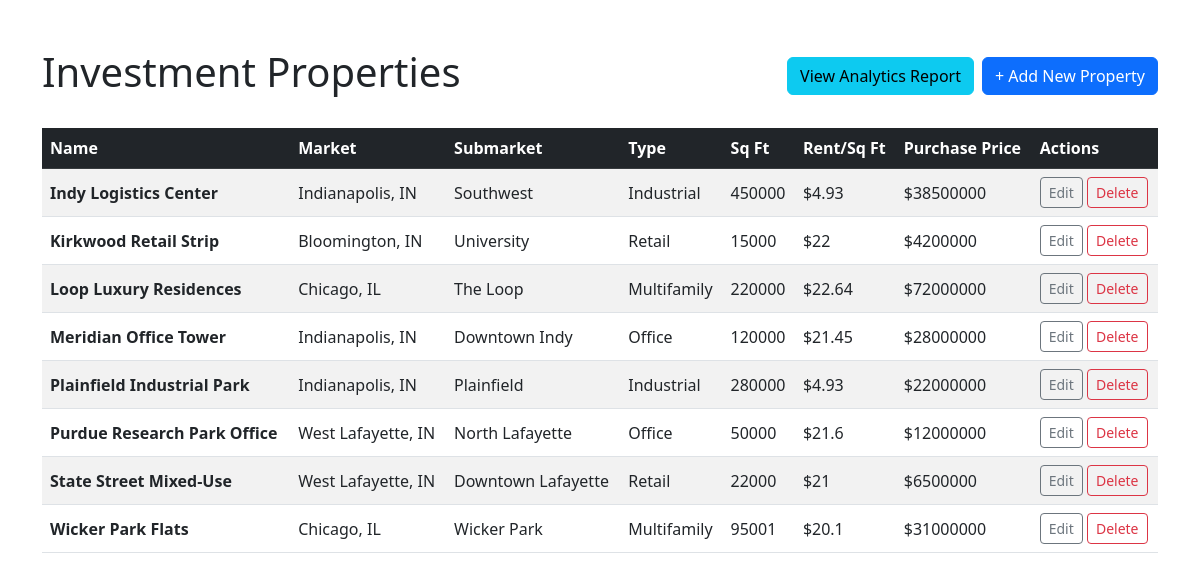
Page /properties/ on the committed database.
### analytics/models.py (models this page shows, shortened)
class Property(models.Model):
    market = models.ForeignKey(Market, on_delete=models.CASCADE, related_name='properties')
    submarket = models.ForeignKey(Submarket, on_delete=models.PROTECT, related_name='properties')
    property_type = models.ForeignKey(PropertyType, on_delete=models.PROTECT, related_name='properties')
    name = models.CharField(max_length=200)
    address = models.CharField(max_length=255)
    sq_ft = models.IntegerField()
    units = models.IntegerField(default=1)
    year_built = models.IntegerField()
    acres = models.DecimalField(max_digits=10, decimal_places=2)
    purchase_price = models.DecimalField(max_digits=15, decimal_places=2)
    market_rent_per_sqft = models.DecimalField(max_digits=6, decimal_places=2, default=0)
    misc_income = models.DecimalField(max_digits=12, decimal_places=2, default=0)
    annual_opex_reserve = models.DecimalField(max_digits=12, decimal_places=2, default=0)
    annual_capx_reserve = models.DecimalField(max_digits=12, decimal_places=2, default=0)
    class Meta:
        indexes = [
            models.Index(fields=['market', 'property_type'], name='idx_property_market_type'),
        ]

### analytics/views.py (the view)
# urls.py: path('', views.property_list, name='property_list'),
def property_list(request):
    with connection.cursor() as cursor:
        cursor.execute("""
            SELECT p.id, p.name, p.address,
                   pt.name AS property_type,
                   p.sq_ft, p.purchase_price,
                   p.market_rent_per_sqft,
                   m.city_name, m.state,
                   s.name AS submarket
            FROM analytics_property p
            JOIN analytics_market m ON p.market_id = m.id
            JOIN analytics_submarket s ON p.submarket_id = s.id
            JOIN analytics_propertytype pt ON p.property_type_id = pt.id
            ORDER BY p.name
        """)
        properties = dictfetchall(cursor)
    return render(request, 'analytics/property_list.html', {'properties': properties})

### analytics/views.py (called while the page is built)
def dictfetchall(cursor):
    columns = [col[0] for col in cursor.description]
    return [dict(zip(columns, row)) for row in cursor.fetchall()]

### analytics/templates/analytics/property_list.html (shortened to what this page needs)
<!DOCTYPE html>
<html>
<head>
  <link rel="stylesheet" href="https://cdn.jsdelivr.net/npm/bootstrap@5.3.0/dist/css/bootstrap.min.css">
</head>
<body class="container mt-5">
  <div class="d-flex justify-content-between align-items-center mb-4">
    <h1>Investment Properties</h1>
    <div class="d-flex gap-2">
      <a href="{% url 'portfolio_report' %}" class="btn btn-info">View Analytics Report</a>
      <a href="{% url 'property_add' %}" class="btn btn-primary">+ Add New Property</a>
    </div>
  </div>
  <table class="table table-striped table-hover align-middle">
    <thead class="table-dark">
      <tr>
        <th>Name</th>
        <th>Market</th>
        <th>Submarket</th>
        <th>Type</th>
        <th>Sq Ft</th>
        <th>Rent/Sq Ft</th>
        <th>Purchase Price</th>
        <th>Actions</th>
      </tr>
    </thead>
    <tbody>
      {% for property in properties %}
      <tr>
        <td><strong>{{ property.name }}</strong></td>
        <td>{{ property.city_name }}, {{ property.state }}</td>
        <td>{{ property.submarket }}</td>
        <td>{{ property.property_type }}</td>
        <td>{{ property.sq_ft|floatformat:0 }}</td>
        <td>${{ property.market_rent_per_sqft }}</td>
        <td>${{ property.purchase_price|floatformat:0 }}</td>
        <td>
          <a href="{% url 'property_edit' property.id %}" class="btn btn-sm btn-outline-secondary">Edit</a>
          <a href="{% url 'property_delete' property.id %}" class="btn btn-sm btn-outline-danger">Delete</a>
        </td>
      </tr>
      {% empty %}
      <tr>
        <td colspan="8" class="text-muted text-center">No properties found.</td>
      </tr>
      {% endfor %}
    </tbody>
  </table>
</body>
</html>

### rows in the picture
Property: name "Indy Logistics Center", city_name "Indianapolis", state "IN", submarket "Southwest", property_type "Industrial", sq_ft "450000", market_rent_per_sqft "4.93", purchase_price "38500000"
Property: name "Kirkwood Retail Strip", city_name "Bloomington", state "IN", submarket "University", property_type "Retail", sq_ft "15000", market_rent_per_sqft "22", purchase_price "4200000"
Property: name "Loop Luxury Residences", city_name "Chicago", state "IL", submarket "The Loop", property_type "Multifamily", sq_ft "220000", market_rent_per_sqft "22.64", purchase_price "72000000"
Property: name "Meridian Office Tower", city_name "Indianapolis", state "IN", submarket "Downtown Indy", property_type "Office", sq_ft "120000", market_rent_per_sqft "21.45", purchase_price "28000000"
Property: name "Plainfield Industrial Park", city_name "Indianapolis", state "IN", submarket "Plainfield", property_type "Industrial", sq_ft "280000", market_rent_per_sqft "4.93", purchase_price "22000000"
Property: name "Purdue Research Park Office", city_name "West Lafayette", state "IN", submarket "North Lafayette", property_type "Office", sq_ft "50000", market_rent_per_sqft "21.6", purchase_price "12000000"
Property: name "State Street Mixed-Use", city_name "West Lafayette", state "IN", submarket "Downtown Lafayette", property_type "Retail", sq_ft "22000", market_rent_per_sqft "21", purchase_price "6500000"
Property: name "Wicker Park Flats", city_name "Chicago", state "IL", submarket "Wicker Park", property_type "Multifamily", sq_ft "95001", market_rent_per_sqft "20.1", purchase_price "31000000"
